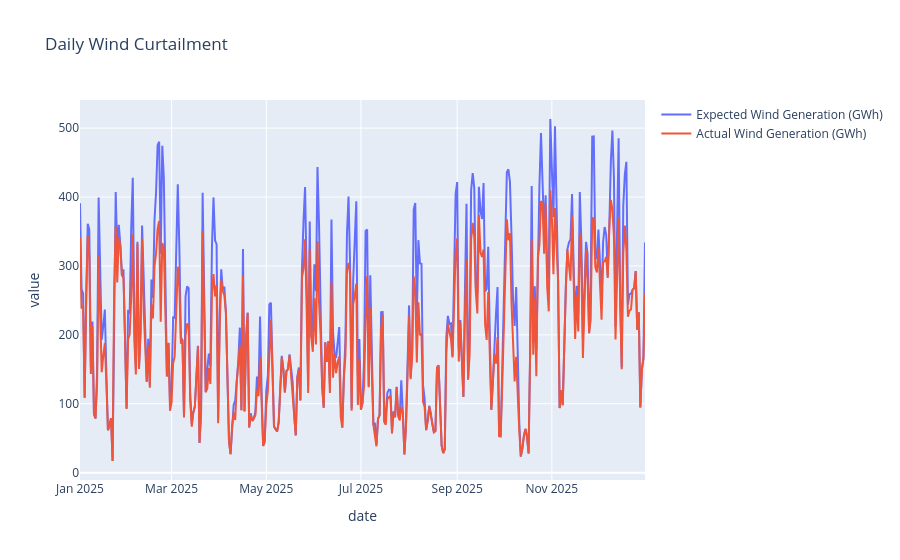

Source (notebook cell):
### Code cell
daily = df.groupby(df['date'].dt.date)[['Expected Wind Generation (GWh)','Actual Wind Generation (GWh)']].sum().reset_index()

fig = px.line(daily, x='date', y=['Expected Wind Generation (GWh)','Actual Wind Generation (GWh)'],
              title='Daily Wind Curtailment')
fig.update_layout(legend=dict(title_text=''))
fig.show()

### Figure 1 — Plotly figure (JSON) as saved in the notebook; plotly's stock layout.template omitted (floating-point values rounded to 4 significant figures; data arrays with more than 128 entries replaced by an {"elided": "..."} marker saying what was removed)
{"data": [{"hovertemplate": "variable=Expected Wind Generation (GWh)<br>date=%{x}<br>value=%{y}<extra></extra>", "legendgroup": "Expected Wind Generation (GWh)", "line": {"color": "#636efa", "dash": "solid"}, "marker": {"symbol": "circle"}, "mode": "lines", "name": "Expected Wind Generation (GWh)", "orientation": "v", "showlegend": true, "type": "scatter", "x": {"elided": "365 str values"}, "xaxis": "x", "y": {"elided": "365 float values"}, "yaxis": "y"}, {"hovertemplate": "variable=Actual Wind Generation (GWh)<br>date=%{x}<br>value=%{y}<extra></extra>", "legendgroup": "Actual Wind Generation (GWh)", "line": {"color": "#EF553B", "dash": "solid"}, "marker": {"symbol": "circle"}, "mode": "lines", "name": "Actual Wind Generation (GWh)", "orientation": "v", "showlegend": true, "type": "scatter", "x": {"elided": "365 str values"}, "xaxis": "x", "y": {"elided": "365 float values"}, "yaxis": "y"}], "layout": {"legend": {"title": {"text": ""}, "tracegroupgap": 0}, "title": {"text": "Daily Wind Curtailment"}, "xaxis": {"anchor": "y", "domain": [0, 1], "title": {"text": "date"}}, "yaxis": {"anchor": "x", "domain": [0, 1], "title": {"text": "value"}}}}
